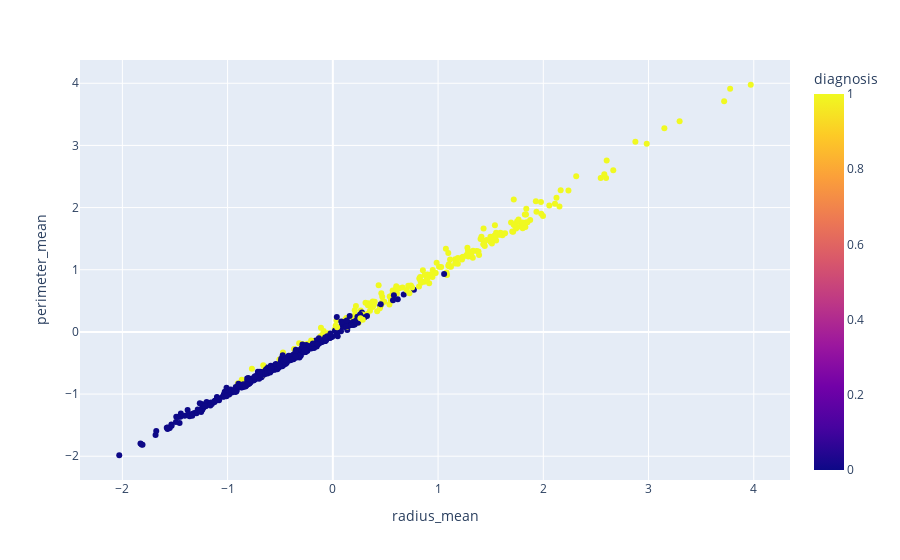

Here is the notebook cell this chart was saved with:
### Code cell
# Scatter plot of radius_mean vs perimeter_mean by diagnosis
px.scatter(df_cleaned, x="radius_mean", y="perimeter_mean", color="diagnosis")

### Figure 1 — Plotly figure (JSON) as saved in the notebook; plotly's stock layout.template omitted (floating-point values rounded to 4 significant figures; data arrays with more than 128 entries replaced by an {"elided": "..."} marker saying what was removed)
{"data": [{"hovertemplate": "radius_mean=%{x}<br>perimeter_mean=%{y}<br>diagnosis=%{marker.color}<extra></extra>", "legendgroup": "", "marker": {"color": {"elided": "569 int values"}, "coloraxis": "coloraxis", "symbol": "circle"}, "mode": "markers", "name": "", "orientation": "v", "showlegend": false, "type": "scatter", "x": {"elided": "569 float values"}, "xaxis": "x", "y": {"elided": "569 float values"}, "yaxis": "y"}], "layout": {"coloraxis": {"colorbar": {"title": {"text": "diagnosis"}}, "colorscale": [[0, "#0d0887"], [0.1111, "#46039f"], [0.2222, "#7201a8"], [0.3333, "#9c179e"], [0.4444, "#bd3786"], [0.5556, "#d8576b"], [0.6667, "#ed7953"], [0.7778, "#fb9f3a"], [0.8889, "#fdca26"], [1, "#f0f921"]]}, "legend": {"tracegroupgap": 0}, "margin": {"t": 60}, "xaxis": {"anchor": "y", "domain": [0, 1], "title": {"text": "radius_mean"}}, "yaxis": {"anchor": "x", "domain": [0, 1], "title": {"text": "perimeter_mean"}}}}
